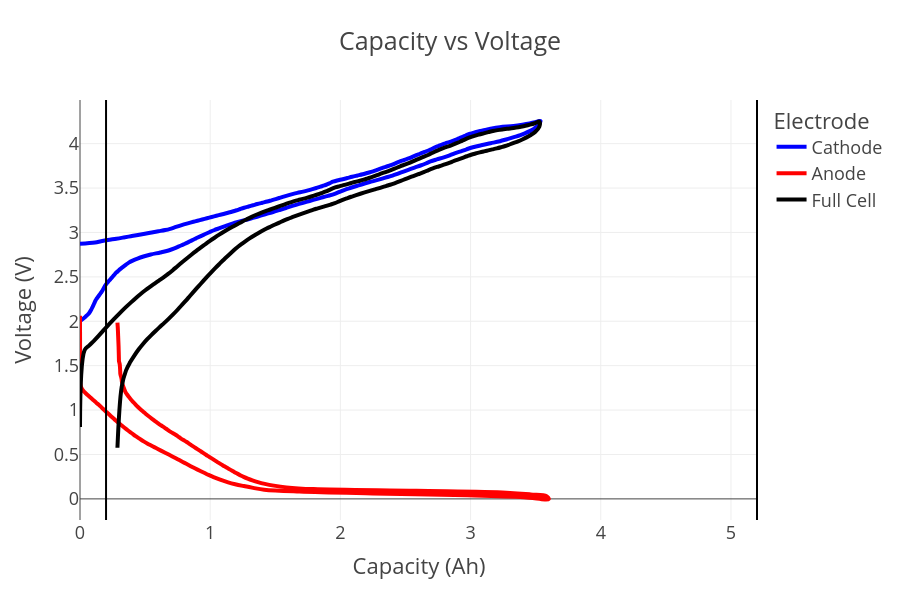

The notebook cell saved with this chart:
### Code cell
figure = cell.get_capacity_voltage_plot(width=900, height=600)
figure.show()

### Figure 1 — Plotly figure (JSON) as saved in the notebook; plotly's stock layout.template omitted (floating-point values rounded to 4 significant figures; data arrays with more than 128 entries replaced by an {"elided": "..."} marker saying what was removed)
{"data": [{"hovertemplate": "Electrode=Cathode<br>Capacity (Ah)=%{x}<br>Voltage (V)=%{y}<extra></extra>", "legendgroup": "Cathode", "line": {"color": "blue", "dash": "solid", "shape": "spline", "width": 4}, "marker": {"symbol": "circle"}, "mode": "lines", "name": "Cathode", "orientation": "v", "showlegend": true, "type": "scatter", "x": {"elided": "200 float values"}, "xaxis": "x", "y": {"elided": "200 float values"}, "yaxis": "y"}, {"hovertemplate": "Electrode=Anode<br>Capacity (Ah)=%{x}<br>Voltage (V)=%{y}<extra></extra>", "legendgroup": "Anode", "line": {"color": "red", "dash": "solid", "shape": "spline", "width": 4}, "marker": {"symbol": "circle"}, "mode": "lines", "name": "Anode", "orientation": "v", "showlegend": true, "type": "scatter", "x": {"elided": "200 float values"}, "xaxis": "x", "y": {"elided": "200 float values"}, "yaxis": "y"}, {"hovertemplate": "Electrode=Full Cell<br>Capacity (Ah)=%{x}<br>Voltage (V)=%{y}<extra></extra>", "legendgroup": "Full Cell", "line": {"color": "black", "dash": "solid", "shape": "spline", "width": 4}, "marker": {"symbol": "circle"}, "mode": "lines", "name": "Full Cell", "orientation": "v", "showlegend": true, "type": "scatter", "x": {"elided": "200 float values"}, "xaxis": "x", "y": {"elided": "200 float values"}, "yaxis": "y"}], "layout": {"height": 600, "legend": {"title": {"text": "Electrode"}, "tracegroupgap": 0}, "shapes": [{"line": {"color": "black", "width": 2}, "type": "line", "x0": 5.2, "x1": 5.2, "xref": "x", "y0": 0, "y1": 1, "yref": "y domain"}, {"line": {"color": "black", "width": 2}, "type": "line", "x0": 0.2, "x1": 0.2, "xref": "x", "y0": 0, "y1": 1, "yref": "y domain"}], "title": {"text": "Capacity vs Voltage"}, "width": 900, "xaxis": {"anchor": "y", "domain": [0, 1], "title": {"text": "Capacity (Ah)"}}, "yaxis": {"anchor": "x", "domain": [0, 1], "title": {"text": "Voltage (V)"}}}}
